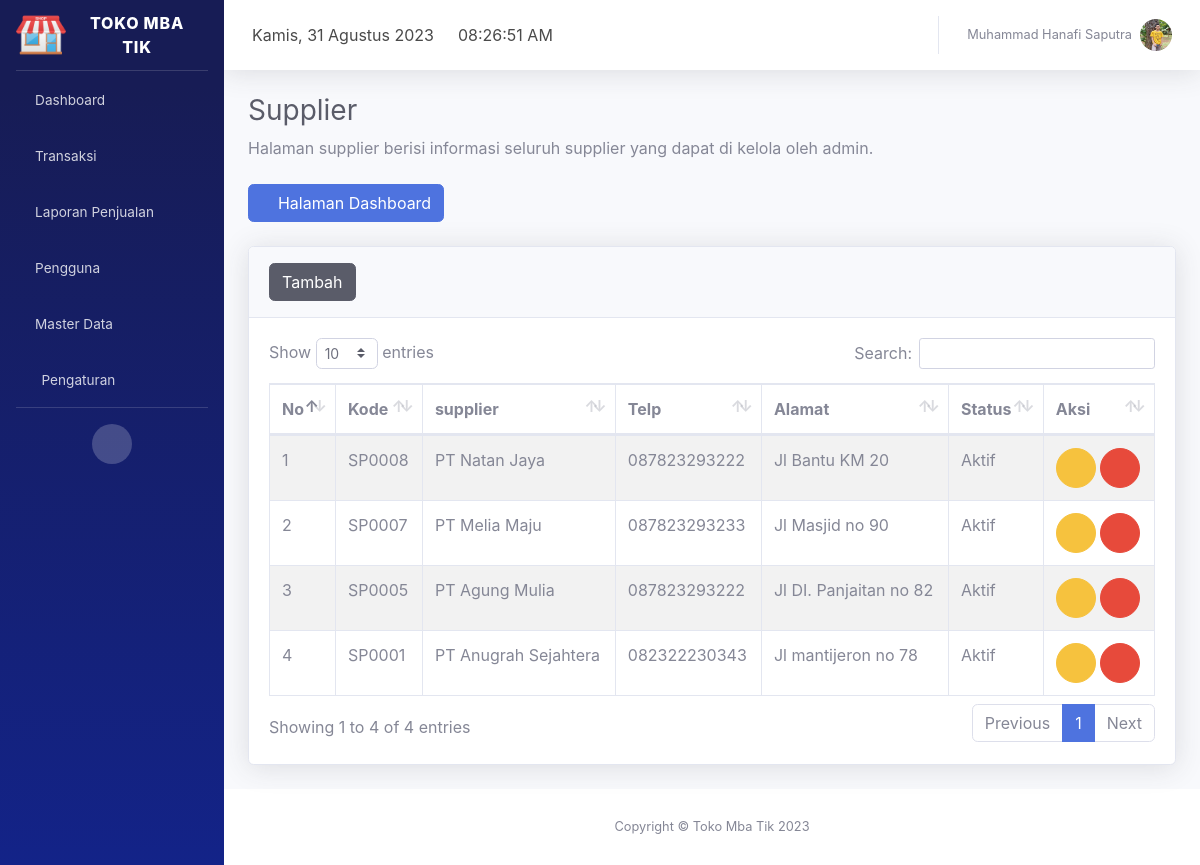
Page /index.php?page=supplier (signed in) on the committed database.
### tables this page shows
CREATE TABLE `profil_aplikasi` (
  `id` int(11) NOT NULL,
  `nama_aplikasi` varchar(30) NOT NULL,
  `alamat` varchar(100) NOT NULL,
  `no_telp` char(14) NOT NULL,
  `website` varchar(50) NOT NULL,
  `logo` varchar(100) NOT NULL
);

CREATE TABLE `pengguna` (
  `id_pengguna` int(11) NOT NULL,
  `kode_pengguna` char(9) NOT NULL,
  `nama_pengguna` varchar(50) NOT NULL,
  `email` varchar(35) NOT NULL,
  `no_telp` char(14) NOT NULL,
  `foto` varchar(100) NOT NULL,
  `username` varchar(50) NOT NULL,
  `password` varchar(500) NOT NULL,
  `level` varchar(10) NOT NULL,
  `status` int(11) NOT NULL
);

CREATE TABLE `supplier` (
  `id_supplier` int(11) NOT NULL,
  `kode_supplier` char(9) NOT NULL,
  `nama_supplier` varchar(50) NOT NULL,
  `no_telp` char(14) NOT NULL,
  `alamat_supplier` varchar(100) NOT NULL,
  `status` int(11) NOT NULL
);

### page/supplier/index.php (the view, shortened to what this page needs)
<div class="container-fluid">
  <h1 class="h3 mb-2 text-gray-800">Supplier</h1>
  <p class="mb-4">Halaman supplier berisi informasi seluruh supplier yang dapat di kelola oleh admin.</p>
  <a href="index.php?page=dashboard"><button class="btn btn-primary"><i class="fa fa-angle-left"></i> Halaman Dashboard</button></a>
  <br /><br />
  <div class="card shadow mb-4">
    <div class="card-header py-3">
      <button class="btn-tambah btn btn-dark btn-icon-split"><span class="text">Tambah</span></button>
    </div>
    <div class="card-body">
      <div class="table-responsive">
        <table class="table table-bordered table-striped" id="dataTable" width="100%" cellspacing="0">
          <thead>
            <tr>
              <th>No</th>
              <th>Kode</th>
              <th>supplier</th>
              <th>Telp</th>
              <th>Alamat</th>
              <th>Status</th>
              <th>Aksi</th>
            </tr>
          </thead>
          <tbody>
            <?php
            include 'config/database.php';
            $sql = "SELECT * FROM supplier order by id_supplier desc";
            $hasil = mysqli_query($kon, $sql);
            $no = 0;
            while ($data = mysqli_fetch_array($hasil)) :
              $no++;
            ?>
              <tr>
                <td><?php echo $no; ?></td>
                <td><?php echo $data['kode_supplier']; ?></td>
                <td><?php echo $data['nama_supplier']; ?></td>
                <td><?php echo $data['no_telp']; ?></td>
                <td><?php echo $data['alamat_supplier']; ?></td>
                <td><?php echo $data['status'] == 1 ? 'Aktif' : 'Tidak Aktif'; ?></td>
                <td>
                  <button class="btn-edit btn btn-warning btn-circle" id_supplier="<?php echo $data['id_supplier']; ?>" kode_supplier="<?php echo $data['kode_supplier']; ?>" data-toggle="tooltip" title="Edit supplier" data-placement="top"><i class="fas fa-edit"></i></button>
                  <button class="btn-hapus btn btn-danger btn-circle" id_supplier="<?php echo $data['id_supplier']; ?>" kode_supplier="<?php echo $data['kode_supplier']; ?>" data-toggle="tooltip" title="Hapus supplier" data-placement="top"><i class="fas fa-trash"></i></button>
                </td>
              </tr>
            <?php endwhile; ?>
          </tbody>
        </table>
      </div>
    </div>
  </div>
</div>

### index.php (shortened to what this page needs)
<?php
include 'config/database.php';
$hasil = mysqli_query($kon, "select * from profil_aplikasi order by nama_aplikasi desc limit 1");
$data = mysqli_fetch_array($hasil);
?>
<!DOCTYPE html>
<html lang="en">
<head>
  <link href="assets/vendor/fontawesome-free/css/all.min.css" rel="stylesheet" type="text/css">
  <link href="assets/font/font.css" rel="stylesheet">
  <link href="assets/css/sb-admin-2.min.css" rel="stylesheet">
  <link href="assets/vendor/datatables/dataTables.bootstrap4.min.css" rel="stylesheet">
  <link rel="stylesheet" href="assets/plugin/datepicker/css/datepicker.css">
</head>
<body>
  <div id="wrapper">
    <ul class="navbar-nav sidebar sidebar-dark accordion" id="accordionSidebar" style="background-image: linear-gradient(180deg,#171c55 10%,#132388 100%);">
      <a class="sidebar-brand d-flex align-items-center justify-content-center" href="index.php?page=dashboard">
        <div class="sidebar-brand-icon">
          <img src="page/aplikasi/logo/<?php echo $data['logo']; ?>" width="50px" alt="brand" />
        </div>
        <div class="sidebar-brand-text mx-3"><?php echo $data['nama_aplikasi']; ?></div>
      </a>
      <hr class="sidebar-divider my-0">
      <li class="nav-item">
        <a class="nav-link" href="index.php?page=dashboard">
          <i class="fas fa-home"></i>
          <span>Dashboard</span></a>
      </li>
      <li class="nav-item">
        <a class="nav-link collapsed" href="#" data-toggle="collapse" data-target="#transaksi" aria-expanded="true" aria-controls="collapseTwo">
          <i class="fas fa-shopping-cart"></i>
          <span>Transaksi</span>
        </a>
      </li>
      <?php if ($_SESSION["level"] == "Admin" || $_SESSION["level"] == "Manajer") : ?>
        <li class="nav-item">
          <a class="nav-link collapsed" href="#" data-toggle="collapse" data-target="#laporan" aria-expanded="true" aria-controls="collapseTwo">
            <i class="fas fa-book"></i>
            <span>Laporan Penjualan</span>
          </a>
        </li>
      <?php endif; ?>
      <?php if ($_SESSION["level"] == "Admin") : ?>
        <li class="nav-item">
          <a class="nav-link collapsed" href="#" data-toggle="collapse" data-target="#pengguna" aria-expanded="true" aria-controls="collapseTwo">
            <i class="fas fa-users"></i>
            <span>Pengguna</span>
          </a>
        </li>
        <li class="nav-item">
          <a class="nav-link collapsed" href="#" data-toggle="collapse" data-target="#master_data" aria-expanded="true" aria-controls="collapseTwo">
            <i class="fas fa-database"></i>
            <span>Master Data</span>
          </a>
        </li>
      <?php endif; ?>
      <?php if ($_SESSION["level"] == "Admin") : ?>
        <li class="nav-item">
          <a class="nav-link collapsed" href="#" data-toggle="collapse" data-target="#pengaturan" aria-expanded="true" aria-controls="collapseTwo">
            <i class="fas fa-fw fa-cog"></i>
            <span>Pengaturan</span>
          </a>
        </li>
      <?php endif; ?>
      <hr class="sidebar-divider d-none d-md-block">
      <div class="text-center d-none d-md-inline">
        <button class="rounded-circle border-0" id="sidebarToggle"></button>
      </div>
    </ul>
    <div id="content-wrapper" class="d-flex flex-column">
      <div id="content">
        <nav class="navbar navbar-expand navbar-light bg-white topbar mb-4 static-top shadow">
          <div class="top-navbar d-none d-xl-block">
            <ul class="navbar-nav align-items-center">
              <li class="nav-item">
                <a class="nav-link">
                  <div id="date">
                  </div>
                </a>
              </li>
            </ul>
          </div>
          <div class="top-navbar d-none d-xl-block">
            <ul class="navbar-nav align-items-center">
              <li class="nav-item">
                <a class="nav-link">
                  <div id="clock">
                  </div>
                </a>
              </li>
            </ul>
          </div>
          <ul class="navbar-nav ml-auto">
            <?php
            include 'config/database.php';
            $id_pengguna = $_SESSION["id_pengguna"];
            $hasil = mysqli_query($kon, "select nama_pengguna,foto from pengguna where id_pengguna=$id_pengguna");
            $row = mysqli_fetch_array($hasil);
            ?>
            <li class="nav-item dropdown no-arrow">
              <a class="nav-link dropdown-toggle" href="#" id="userDropdown" role="button" data-toggle="dropdown" aria-haspopup="true" aria-expanded="false">
                <span class="mr-2 d-none d-lg-inline text-gray-600 small"><?php echo $row["nama_pengguna"]; ?></span>
                <img class="img-profile rounded-circle" src="page/pengguna/foto/<?php echo $row["foto"]; ?>">
              </a>
            </li>
          </ul>
        </nav>
        <?php
        if (isset($_GET['page'])) {
          $page = $_GET['page'];
          switch ($page) {
            case 'supplier':
              include "page/supplier/index.php";
              break;
          }
        }
        ?>
      </div>
      <?php
      include 'config/database.php';
      $hasil = mysqli_query($kon, "select * from profil_aplikasi order by nama_aplikasi desc limit 1");
      $data = mysqli_fetch_array($hasil);
      ?>
      <footer class="sticky-footer bg-white">
        <div class="container my-auto">
          <div class="copyright text-center my-auto">
            <span>Copyright &copy; <?php echo $data['nama_aplikasi']; ?> <?php echo date('Y'); ?> </span>
          </div>
        </div>
      </footer>
    </div>
  </div>
  <link href="assets/plugin/select2/select2.min.css" rel="stylesheet" />
</body>
</html>

### rows in the picture
profil_aplikasi: logo (picture), nama_aplikasi "TOKO MBA TIK", nama_aplikasi "Toko Mba Tik"
pengguna: nama_pengguna "Muhammad Hanafi Saputra", foto (picture)
supplier: kode_supplier "SP0008", nama_supplier "PT Natan Jaya", no_telp "087823293222", alamat_supplier "Jl Bantu KM 20", status "Aktif"
supplier: kode_supplier "SP0007", nama_supplier "PT Melia Maju", no_telp "087823293233", alamat_supplier "Jl Masjid no 90", status "Aktif"
supplier: kode_supplier "SP0005", nama_supplier "PT Agung Mulia", no_telp "087823293222", alamat_supplier "Jl DI. Panjaitan no 82", status "Aktif"
supplier: kode_supplier "SP0001", nama_supplier "PT Anugrah Sejahtera", no_telp "082322230343", alamat_supplier "Jl mantijeron no 78", status "Aktif"
